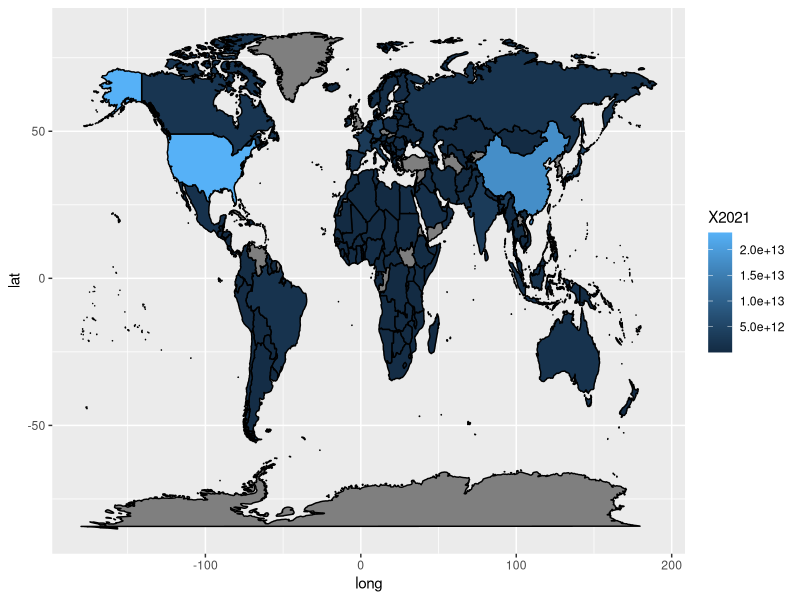
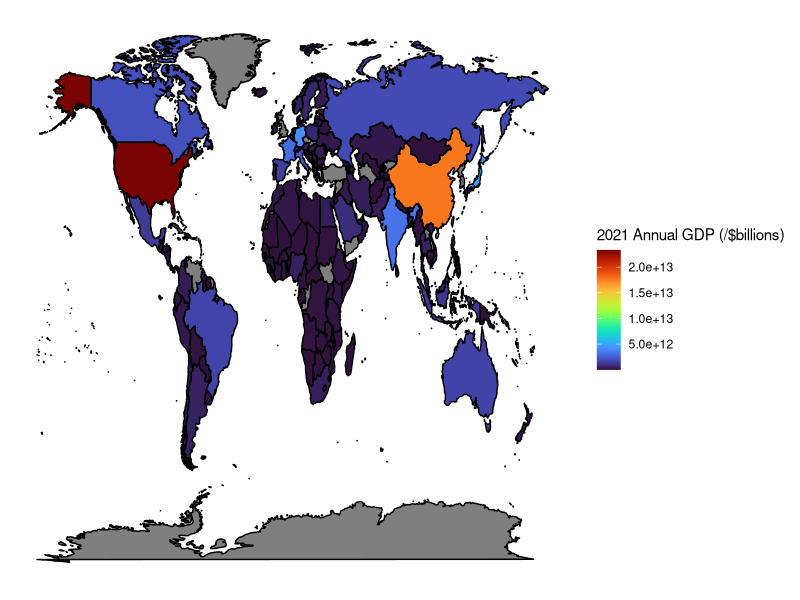
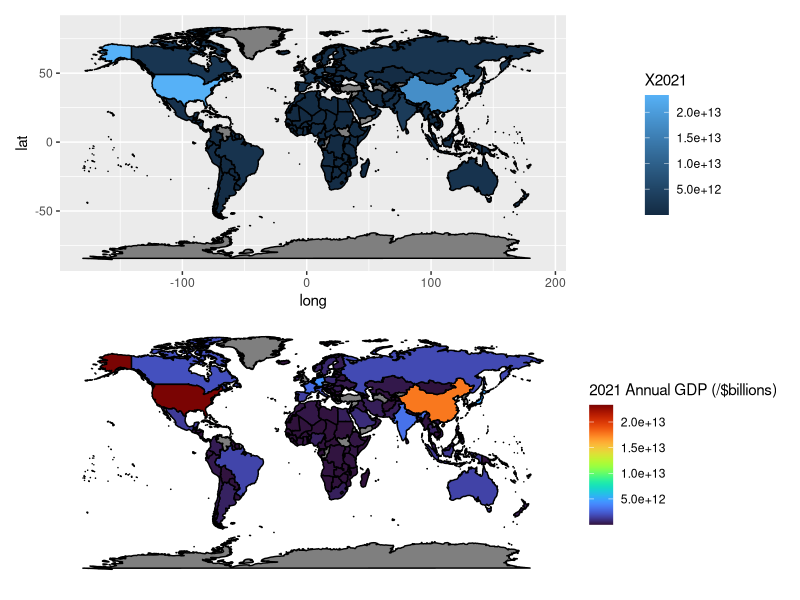

Reproduce these figures in R, in order.
## ---- chunk 1
library(ggplot2)
library(tidyverse)
## ---- chunk 2
worldGDP<-read.csv("GlobalGDP3.csv")
mapData<-map_data("world")
view(mapData)
view(worldGDP)
## ---- chunk 3
colnames(worldGDP)[1]<-"region"

mapData<-left_join(mapData, worldGDP, by="region")
view(mapData)
## ---- chunk 4
map1<-ggplot(mapData, mapping=aes(x= long, y=lat, group=group)) + geom_polygon(aes(fill= X2021), color="black") 
map1

library(viridis)
library(RColorBrewer)
## ---- chunk 5
map2 <- map1 + scale_fill_viridis(name="2021 Annual GDP (/$billions)", option="turbo")+
  theme(axis.text.x = element_blank(), # removes X-axis text
        axis.text.y = element_blank(), # removes y-axis text
        axis.ticks = element_blank(), # removes x-axis grid line
        axis.title.y=element_blank(), # removes y-axis title
        axis.title.x=element_blank(), # removes x-axis title
        rect = element_blank())
map2 

## ---- chunk 6
library(patchwork)
Multi<-map1/map2
Multi
